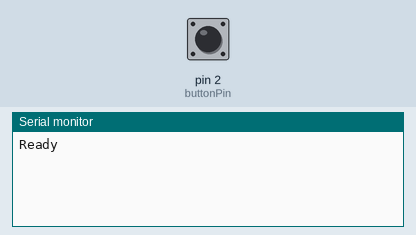
The sketch below on a simulated Arduino Uno, built with avr-gcc and run on an emulated ATmega328P. Parts: the last lines printed to the serial monitor. The test bench sets the inputs (shaded band); at power-on: pin 2 (buttonPin) HIGH. Random numbers use the default seed unless the sketch sets one; the audio player accepts every command and is not drawn.

Above: at 1.7 s.
1.8 s: pin 2 (buttonPin) pulled LOW for 0.15 s
At 2.3 s:
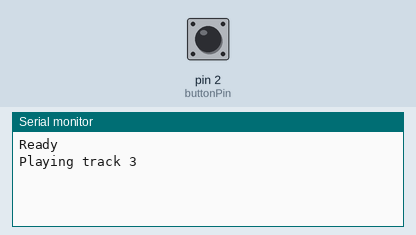
3.4 s: pin 2 (buttonPin) pulled LOW for 1 s
At 4.8 s:
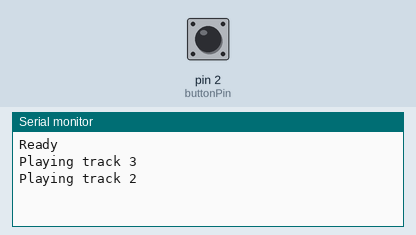

Measured:
- after the input at 1.8 s, the serial monitor: prints a new line at once (image 1)
- after the input at 3.4 s, the serial monitor: prints a new line at once (image 2)

The sketch:

funbutton.ino
```cpp
#include <SoftwareSerial.h>
#include <DFRobotDFPlayerMini.h>

SoftwareSerial dfSerial(16, 10);   // RX, TX
DFRobotDFPlayerMini player;

const int buttonPin = 2;

// Number of MP3 files on the SD card
const int TOTAL_TRACKS = 3;

bool lastButtonState = HIGH;

void setup()
{
  Serial.begin(115200);

  pinMode(buttonPin, INPUT_PULLUP);

  dfSerial.begin(9600);

  if (!player.begin(dfSerial))
  {
    Serial.println("DFPlayer initialization failed!");
    while (1);
  }

  player.volume(25);

  // Seed the random number generator
  randomSeed(analogRead(A0));

  Serial.println("Ready");
}

void loop()
{
  bool buttonState = digitalRead(buttonPin);

  // Button pressed
  if (lastButtonState == HIGH && buttonState == LOW)
  {
    int track = random(1, TOTAL_TRACKS + 1);

    Serial.print("Playing track ");
    Serial.println(track);

    player.play(track);

    delay(300);   // Debounce
  }

  lastButtonState = buttonState;
}
```
